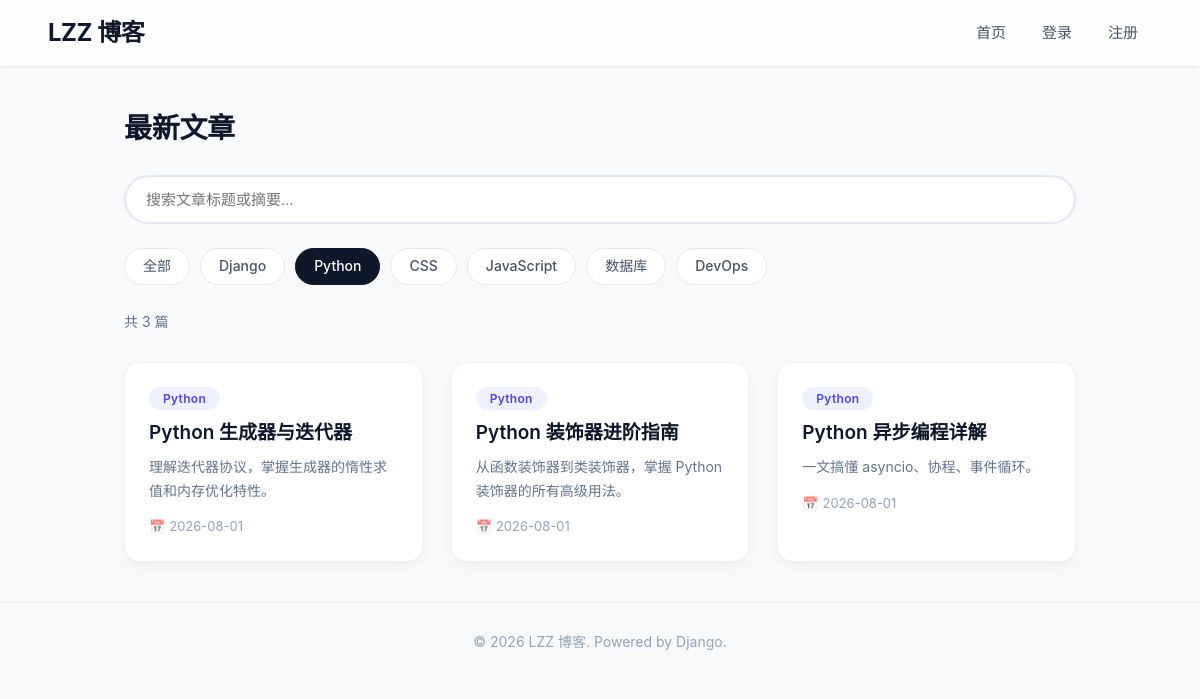
Page /?category=python on the committed database.
### blog/models.py (models this page shows, shortened)
class Category(models.Model):
    name = models.CharField('分类名', max_length=50, unique=True)
    slug = models.SlugField('URL标识', max_length=50, unique=True)
    class Meta:
        verbose_name = '分类'
        verbose_name_plural = '分类'

class Post(models.Model):
    title = models.CharField('标题', max_length=200)
    slug = models.SlugField('URL标识', max_length=200, unique=True)
    summary = models.TextField('摘要', blank=True)
    content = models.TextField('正文')
    category = models.ForeignKey(
        Category,
        on_delete=models.CASCADE,
        verbose_name='分类',
        related_name='posts'
    )
    favorites = models.ManyToManyField(
        User,
        related_name='favorite_posts',
        verbose_name='收藏者',
        blank=True
    )
    created_at = models.DateTimeField('创建时间', auto_now_add=True)
    updated_at = models.DateTimeField('更新时间', auto_now=True)
    class Meta:
        verbose_name = '文章'
        verbose_name_plural = '文章'
        ordering = ['-created_at']

### blog/views.py (the view)
# urls.py: path('', views.index, name='index'),
def index(request):
    posts = Post.objects.all().order_by('-created_at')
    category_slug = request.GET.get('category', '')
    keyword = request.GET.get('q', '')
    if category_slug:
        posts = posts.filter(category__slug=category_slug)
    if keyword:
        posts = posts.filter(
            Q(title__icontains=keyword) | Q(summary__icontains=keyword)
        )
    categories = Category.objects.all()
    context = {
        'posts': posts,
        'categories': categories,
        'category_slug': category_slug,
        'keyword': keyword,
        'title': 'LZZ 博客 - 首页',
    }
    return render(request, 'blog/index.html', context)

### blog/templates/blog/index.html (shortened to what this page needs)
{% extends 'blog/base.html' %}
{% block content %}
<h2 class="section-title">最新文章</h2>
<div class="search-bar">
  <form method="get" action="{% url 'blog:index' %}">
    <input
      type="text"
      name="q"
      value="{{ keyword }}"
      placeholder="搜索文章标题或摘要..."
      class="search-input"
      />
  </form>
</div>
<div class="category-bar">
  <a href="{% url 'blog:index' %}"
    class="{% if not category_slug %}active{% endif %}">全部</a>
  {% for cat in categories %}
  <a href="{% url 'blog:index' %}?category={{ cat.slug }}{% if keyword %}&q={{ keyword }}{% endif %}"
    class="{% if category_slug == cat.slug %}active{% endif %}">
    {{ cat.name }}
  </a>
  {% endfor %}
</div>
<p class="result-info">
  共 {{ posts.count }} 篇
</p>
{% if posts %}
<div class="article-grid">
  {% for post in posts %}
  <div class="article-card">
    <a href="{% url 'blog:post_detail' post.pk %}" class="card-link">
      <div class="card-content">
        <span class="card-category">{{ post.category.name }}</span>
        <h3>{{ post.title }}</h3>
        <p>{{ post.summary|truncatechars:80 }}</p>
        <div class="card-footer">
          <span class="card-date">{{ post.created_at|date:"Y-m-d" }}</span>
        </div>
      </div>
    </a>
  </div>
  {% endfor %}
</div>
{% else %}
<p class="empty-tip">没有找到匹配的文章</p>
{% endif %}
{% endblock %}

### blog/templates/blog/base.html (style rules this page uses)
* { margin: 0; padding: 0; box-sizing: border-box; }
body { font-family: -apple-system, BlinkMacSystemFont, 'Segoe UI', Roboto, 'Helvetica Neue', sans-serif; background: #f8f9fa; color: #1e293b; line-height: 1.6; }
.section-title { font-size: 28px; font-weight: 700; letter-spacing: -0.3px; margin-bottom: 24px; color: #0f172a; }
.article-grid { display: grid; grid-template-columns: repeat(auto-fill, minmax(280px, 1fr)); gap: 28px; }
.article-card { background: #ffffff; border-radius: 16px; overflow: hidden; box-shadow: 0 4px 12px rgba(0, 0, 0, 0.04), 0 1px 3px rgba(0, 0, 0, 0.03); transition: transform 0.25s ease, box-shadow 0.3s ease; border: 1px solid #f1f5f9; }
.card-content { padding: 22px 24px 24px; }
.card-category { display: inline-block; padding: 2px 14px; background: #eef2ff; color: #4f46e5; border-radius: 30px; font-size: 12px; font-weight: 600; letter-spacing: 0.3px; margin-bottom: 10px; }
.article-card h3 { font-size: 19px; font-weight: 600; margin-bottom: 8px; color: #0f172a; line-height: 1.4; }
.article-card p { font-size: 14px; color: #64748b; line-height: 1.7; margin-bottom: 14px; display: -webkit-box; -webkit-line-clamp: 2; -webkit-box-orient: vertical; overflow: hidden; }
.card-date { font-size: 13px; color: #94a3b8; display: flex; align-items: center; gap: 4px; }
.card-date::before { content: "📅"; font-size: 13px; opacity: 0.7; }
.search-bar { margin-bottom: 24px; position: relative; }
.search-input { width: 100%; padding: 14px 48px 14px 20px; border: 2px solid #e2e8f0; border-radius: 40px; font-size: 15px; background: #ffffff; outline: none; transition: border-color 0.25s, box-shadow 0.25s; font-weight: 400; }
.category-bar { display: flex; gap: 10px; margin-bottom: 18px; flex-wrap: wrap; }
.category-bar a { padding: 6px 18px; border: 1.5px solid #e2e8f0; border-radius: 30px; text-decoration: none; color: #475569; font-size: 14px; font-weight: 500; transition: all 0.2s; background: #ffffff; }
.category-bar a.active { background: #0f172a; color: #ffffff; border-color: #0f172a; }
.result-info { color: #64748b; font-size: 14px; margin-bottom: 20px; padding: 8px 0; border-bottom: 1px solid #f1f5f9; }
.card-link { text-decoration: none; color: inherit; display: block; }
.card-footer { display: flex; justify-content: space-between; align-items: center; margin-top: 10px; }

### rows in the picture
Category: name "Django"
Category: name "Python"
Category: name "CSS"
Category: name "JavaScript"
Category: name "数据库"
Category: name "DevOps"
Post: category.name "Python", title "Python 生成器与迭代器", summary "理解迭代器协议，掌握生成器的惰性求值和内存优化特性。", created_at "2026-08-01"
Post: category.name "Python", title "Python 装饰器进阶指南", summary "从函数装饰器到类装饰器，掌握 Python 装饰器的所有高级用法。", created_at "2026-08-01"
Post: category.name "Python", title "Python 异步编程详解", summary "一文搞懂 asyncio、协程、事件循环。", created_at "2026-08-01"

### other values in the picture
{{ posts.count }} "3"
